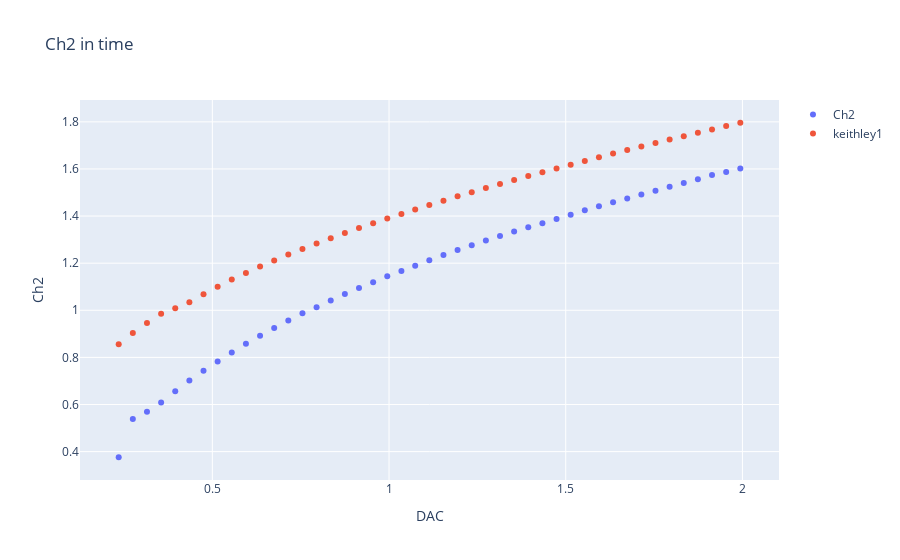

This figure's notebook cell:
### Code cell
fig = px.scatter(data[73:428][::8], x="DAC", y="Ch2", title='Ch2 in time')
fig.data[0].name="Ch2"
fig.update_traces(showlegend=True)
#fig.add_scatter(x=data["DAC"], y=data["Ch1"], mode='markers',name = "Ch2")
#fig.add_scatter(x=data["DAC"][:450][::7], y=(keithley[(keithley["DrainI"]>=8e-9) & (keithley["DrainI"]<=630e-9)]["DrainVRight"]), mode='markers',name = "keithley1")
#fig.add_scatter(x=data[278:628], y=(keithley["DrainVRight"]), mode='markers',name = "keithley1")
fig.add_scatter(x=data["DAC"][73:428][::8], y=(keithley[(keithley["DrainI"]>=50e-9) & (keithley["DrainI"]<=600e-9)]["DrainVLeft"]), mode='markers',name = "keithley1")

fig.show()

### Figure 1 — Plotly figure (JSON) as saved in the notebook; plotly's stock layout.template omitted (floating-point values rounded to 4 significant figures)
{"data": [{"hovertemplate": "DAC=%{x}<br>Ch2=%{y}<extra></extra>", "legendgroup": "", "marker": {"color": "#636efa", "symbol": "circle"}, "mode": "markers", "name": "Ch2", "orientation": "v", "showlegend": true, "type": "scatter", "x": [0.235, 0.275, 0.315, 0.355, 0.395, 0.435, 0.475, 0.515, 0.555, 0.595, 0.635, 0.675, 0.715, 0.755, 0.795, 0.835, 0.875, 0.915, 0.955, 0.995, 1.035, 1.074, 1.114, 1.154, 1.194, 1.234, 1.274, 1.314, 1.354, 1.394, 1.434, 1.474, 1.514, 1.554, 1.594, 1.634, 1.674, 1.714, 1.754, 1.794, 1.834, 1.874, 1.914, 1.954, 1.994], "xaxis": "x", "y": [0.376, 0.538, 0.569, 0.608, 0.656, 0.702, 0.743, 0.783, 0.821, 0.858, 0.892, 0.925, 0.957, 0.987, 1.013, 1.041, 1.069, 1.095, 1.119, 1.144, 1.167, 1.189, 1.212, 1.235, 1.256, 1.276, 1.296, 1.315, 1.334, 1.352, 1.37, 1.388, 1.406, 1.425, 1.442, 1.459, 1.475, 1.492, 1.508, 1.524, 1.54, 1.556, 1.574, 1.587, 1.602], "yaxis": "y"}, {"mode": "markers", "name": "keithley1", "type": "scatter", "x": [0.235, 0.275, 0.315, 0.355, 0.395, 0.435, 0.475, 0.515, 0.555, 0.595, 0.635, 0.675, 0.715, 0.755, 0.795, 0.835, 0.875, 0.915, 0.955, 0.995, 1.035, 1.074, 1.114, 1.154, 1.194, 1.234, 1.274, 1.314, 1.354, 1.394, 1.434, 1.474, 1.514, 1.554, 1.594, 1.634, 1.674, 1.714, 1.754, 1.794, 1.834, 1.874, 1.914, 1.954, 1.994], "y": [0.8553, 0.9032, 0.946, 0.9851, 1.009, 1.034, 1.068, 1.1, 1.13, 1.159, 1.185, 1.211, 1.236, 1.26, 1.283, 1.306, 1.328, 1.349, 1.369, 1.389, 1.409, 1.428, 1.447, 1.466, 1.484, 1.501, 1.519, 1.536, 1.553, 1.57, 1.586, 1.602, 1.618, 1.634, 1.65, 1.665, 1.68, 1.695, 1.71, 1.725, 1.739, 1.754, 1.768, 1.782, 1.796, 1.81, 1.824, 1.837, 1.851, 1.864, 1.877, 1.89, 1.903, 1.916, 1.928]}], "layout": {"autosize": true, "legend": {"tracegroupgap": 0}, "title": {"text": "Ch2 in time"}, "xaxis": {"anchor": "y", "autorange": true, "domain": [0, 1], "range": [0.13, 2.099], "title": {"text": "DAC"}, "type": "linear"}, "yaxis": {"anchor": "x", "autorange": true, "domain": [0, 1], "range": [0.2588, 1.913], "title": {"text": "Ch2"}, "type": "linear"}}}
